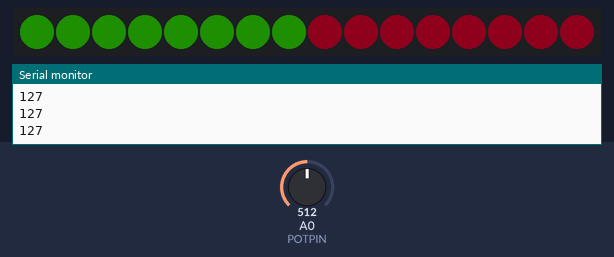
The sketch below on a simulated Arduino Uno, built with avr-gcc and run on an emulated ATmega328P. Parts: 16 RGB LEDs in strip order, left to right, the last lines printed to the serial monitor. The test bench sets the inputs (shaded band); at power-on: A0 (POTPIN) = 512. Dim RGB values are drawn brighter than linear.

Above: at 1.2 s.
1.3 s: A0 (POTPIN) set to 0
At 2.4 s:
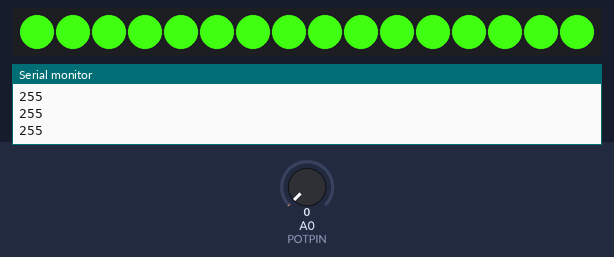
2.8 s: A0 (POTPIN) set to 1023
At 4.0 s:
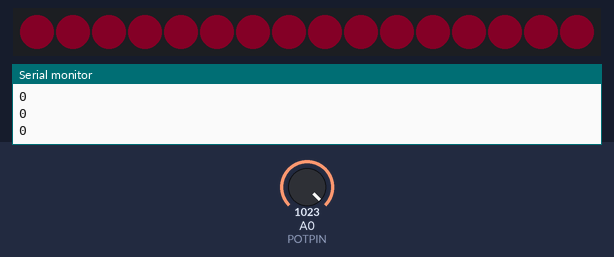
4.3 s: A0 (POTPIN) set to 985
Timing chart, 0 to 7.3 s (numbered marks = the images above; inputs shaded):
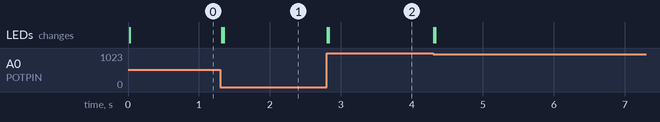

Measured:
- after the input at 1.3 s, the LEDs: first change at once (image 1 shows a later state)
- after the input at 2.8 s, the LEDs: first change at once (image 2 shows a later state)

The sketch:

EX2.ino
```cpp
#include <Adafruit_NeoPixel.h>

#define LEDPIN 2
#define POTPIN A0
#define LENGTH 16

Adafruit_NeoPixel strip = Adafruit_NeoPixel(LENGTH, LEDPIN, NEO_GRB + NEO_KHZ800);

double DIV = 1; //Double is probably over-kill for this, but whatever.
//Also, uppercase variables is breaking convention, but it's not the end of the world or anything.

void setup() {
  Serial.begin(9600); //Setup USB Serial Port
  strip.begin(); //Setup LED Strip
  setBrightness(200); //Set Initial Brightness
}

void loop() {
  //Read Potentiometer Value:
  unsigned int potRaw = analogRead(POTPIN);
  byte potValue = mapValues(potRaw, 0, 1023, 0, 255);

  int pixelsToLight = mapValues(potValue, 255, 0, 0, strip.numPixels());

  //Display New Pot Value on Light Ring:
  for(int i=0; i<strip.numPixels(); i++) {
    if(i < pixelsToLight) strip.setPixelColor(i, strip.Color(64/DIV, 255/DIV, 16/DIV));
    else strip.setPixelColor(i, strip.Color(255/DIV, 16/DIV, 64/DIV));
  } strip.show();

  //Set Brightness to Pot Value:
  setBrightness(-potValue+255);

  /*Serial.println("---------------------------");
  Serial.print("Pot Value: ");
  Serial.println(potValue);
  Serial.print("Raw Value: ");
  Serial.println(potRaw);
  Serial.print("Total Pixels: ");
  Serial.println(strip.numPixels());
  Serial.print("Pixels to Light: ");
  Serial.println(pixelsToLight);
  Serial.println("---------------------------");
  Serial.println("");
  delay(400);*/

  //We don't need to check the value too
  //frequently, since potentiometers are absolute.
  delay(20);
}

//'byte' is a more readable shortcut to 'uint8_t'
//It's an Arduino-specific thing, so in other C eviorments, just use 'uint8_t'

//Set Brightness (from 0 to 255) of lights.
void setBrightness(byte brightness) {
  Serial.println(brightness);
  DIV = double(-brightness+256)/8.0;
  if(DIV < 1) DIV = 1;
}

//Pecacheu's ultimate unit translation formula:
//This Version -- Bounds Checking: NO, Rounding: YES-FLOAT, Max/Min Switching: NO
int mapValues(float input, float minIn, float maxIn, float minOut, float maxOut) {
  float result = ((input-minIn)/(maxIn-minIn)*(maxOut-minOut))+minOut; return round(result);
}
```
